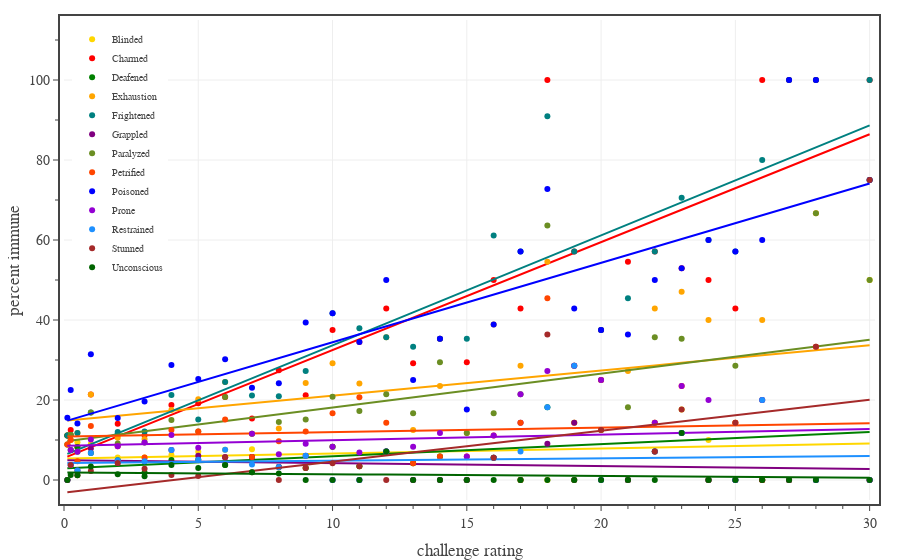

Source (notebook cell):
### Code cell
# Plots the percent of monsters immune to each condition as a function of their CR.
df1 = df0[df0['Category'].isin(['generic','legendary','unique']) & df0['CR'].between(1/8, 30)]
dfG = df1.groupby('CR').mean().reset_index()

conditions = CONDITIONS.copy()
colors = CONDITION_COLORS.copy()
i = conditions.index('Invisible')
conditions.pop(i); colors.pop(i)
i = conditions.index('Incapacitated')
conditions.pop(i); colors.pop(i)

fig = go.Figure()

for condition, color in zip(conditions, colors):
    # generate custom text
    cr_totals = df1.groupby('CR').count()['Book'].to_list()
    condition_totals = [int(x) for x in df1.groupby('CR').sum()[condition].to_list()]
    custom_text = [f'({i} out of {t})' for i, t in zip(condition_totals, cr_totals)]

    # plot data
    fig.add_trace(go.Scatter(
        x=dfG['CR'],
        y=100*dfG[condition],
        mode='markers', 
        line=dict(color=color, dash='solid'),
        line_shape='spline',
        unselected=dict(marker=dict(opacity=0.0)),
        showlegend=True,
        name=condition,
        legendgroup=condition,
        text=custom_text,
        hovertemplate=
            '<b>CR:</b> %{x}<br>'+
            '<b>Condition:</b> ' + condition + '<br>'+
            '<b>Immune:</b> %{y:.0f}% %{text}'+
            '<extra></extra>'
    ))

    # add fit line
    coefs = np.polyfit(dfG['CR'], 100*dfG[condition], 1)
    poly = np.poly1d(coefs)
    fig.add_trace(go.Scatter(
        x=dfG['CR'],
        y=poly(dfG['CR']),
        mode='lines', 
        line=dict(color=color, dash='solid'),
        unselected=dict(marker=dict(opacity=0.0)),
        showlegend=False,
        legendgroup=condition,
        legendgrouptitle_text='fit',
        hoverinfo='skip',
    ))

fig.update_layout(
    template=TFB_TEMPLATE,
    xaxis=dict(
        title_text='challenge rating',
        range=[0.0, 30.2],
        tick0=0, dtick=5,
        minor=dict(tick0=0, dtick=1),
    ),
    yaxis=dict(
        title_text='percent immune',
        range=[-5, 115],
        tick0=0, dtick=20,
        minor=dict(tick0=0, dtick=10),
    ),
    legend=dict(
        yanchor='top',  y=0.99,
        xanchor='left', x=0.01,
        orientation='v',
        tracegroupgap=0,
    )
)

fig.show(config=TFB_CONFIG)
if SAVEFIGS:
    file_name = f'./fig-condition-immunity-prob-vs-cr.html'
    fig.write_html(
        file_name, 
        include_plotlyjs=False, 
        full_html=False, 
        config=TFB_CONFIG
    )
    # add style to figure
    with open(file_name, 'r') as fin:
        fig_soup = BeautifulSoup(fin, 'html.parser')

    fig_soup.div['style'] = 'width:700px; min-width:50%; max-width:100%'
    with open(file_name, 'wb') as fout:
        fout.write(fig_soup.prettify('utf-8'))

### Figure 1 — Plotly figure (JSON) as saved in the notebook; plotly's stock layout.template omitted (floating-point values rounded to 4 significant figures)
{"data": [{"hovertemplate": "<b>CR:</b> %{x}<br><b>Condition:</b> Blinded<br><b>Immune:</b> %{y:.0f}% %{text}<extra></extra>", "legendgroup": "Blinded", "line": {"color": "gold", "dash": "solid", "shape": "spline"}, "mode": "markers", "name": "Blinded", "showlegend": true, "text": ["(5 out of 45)", "(8 out of 80)", "(8 out of 85)", "(8 out of 89)", "(8 out of 142)", "(6 out of 107)", "(5 out of 80)", "(7 out of 99)", "(4 out of 53)", "(4 out of 52)", "(2 out of 62)", "(1 out of 33)", "(2 out of 24)", "(1 out of 29)", "(1 out of 14)", "(1 out of 24)", "(1 out of 17)", "(0 out of 17)", "(1 out of 18)", "(0 out of 14)", "(0 out of 11)", "(1 out of 7)", "(0 out of 8)", "(0 out of 11)", "(2 out of 14)", "(3 out of 17)", "(1 out of 10)", "(0 out of 7)", "(0 out of 5)", "(0 out of 1)", "(0 out of 3)", "(2 out of 4)"], "type": "scatter", "unselected": {"marker": {"opacity": 0}}, "x": [0.125, 0.25, 0.5, 1, 2, 3, 4, 5, 6, 7, 8, 9, 10, 11, 12, 13, 14, 15, 16, 17, 18, 19, 20, 21, 22, 23, 24, 25, 26, 27, 28, 30], "y": [11.11, 10, 9.412, 8.989, 5.634, 5.607, 6.25, 7.071, 7.547, 7.692, 3.226, 3.03, 8.333, 3.448, 7.143, 4.167, 5.882, 0, 5.556, 0, 0, 14.29, 0, 0, 14.29, 17.65, 10, 0, 0, 0, 0, 50]}, {"hoverinfo": "skip", "legendgroup": "Blinded", "legendgrouptitle": {"text": "fit"}, "line": {"color": "gold", "dash": "solid"}, "mode": "lines", "showlegend": false, "type": "scatter", "unselected": {"marker": {"opacity": 0}}, "x": [0.125, 0.25, 0.5, 1, 2, 3, 4, 5, 6, 7, 8, 9, 10, 11, 12, 13, 14, 15, 16, 17, 18, 19, 20, 21, 22, 23, 24, 25, 26, 27, 28, 30], "y": [5.375, 5.391, 5.422, 5.485, 5.61, 5.736, 5.861, 5.987, 6.112, 6.238, 6.363, 6.489, 6.614, 6.74, 6.865, 6.991, 7.116, 7.241, 7.367, 7.492, 7.618, 7.743, 7.869, 7.994, 8.12, 8.245, 8.371, 8.496, 8.622, 8.747, 8.872, 9.123]}, {"hovertemplate": "<b>CR:</b> %{x}<br><b>Condition:</b> Charmed<br><b>Immune:</b> %{y:.0f}% %{text}<extra></extra>", "legendgroup": "Charmed", "line": {"color": "red", "dash": "solid", "shape": "spline"}, "mode": "markers", "name": "Charmed", "showlegend": true, "text": ["(5 out of 45)", "(10 out of 80)", "(7 out of 85)", "(19 out of 89)", "(20 out of 142)", "(12 out of 107)", "(15 out of 80)", "(19 out of 99)", "(11 out of 53)", "(8 out of 52)", "(17 out of 62)", "(7 out of 33)", "(9 out of 24)", "(10 out of 29)", "(6 out of 14)", "(7 out of 24)", "(6 out of 17)", "(5 out of 17)", "(9 out of 18)", "(6 out of 14)", "(11 out of 11)", "(4 out of 7)", "(3 out of 8)", "(6 out of 11)", "(8 out of 14)", "(9 out of 17)", "(5 out of 10)", "(3 out of 7)", "(5 out of 5)", "(1 out of 1)", "(3 out of 3)", "(4 out of 4)"], "type": "scatter", "unselected": {"marker": {"opacity": 0}}, "x": [0.125, 0.25, 0.5, 1, 2, 3, 4, 5, 6, 7, 8, 9, 10, 11, 12, 13, 14, 15, 16, 17, 18, 19, 20, 21, 22, 23, 24, 25, 26, 27, 28, 30], "y": [11.11, 12.5, 8.235, 21.35, 14.08, 11.21, 18.75, 19.19, 20.75, 15.38, 27.42, 21.21, 37.5, 34.48, 42.86, 29.17, 35.29, 29.41, 50, 42.86, 100, 57.14, 37.5, 54.55, 57.14, 52.94, 50, 42.86, 100, 100, 100, 100]}, {"hoverinfo": "skip", "legendgroup": "Charmed", "legendgrouptitle": {"text": "fit"}, "line": {"color": "red", "dash": "solid"}, "mode": "lines", "showlegend": false, "type": "scatter", "unselected": {"marker": {"opacity": 0}}, "x": [0.125, 0.25, 0.5, 1, 2, 3, 4, 5, 6, 7, 8, 9, 10, 11, 12, 13, 14, 15, 16, 17, 18, 19, 20, 21, 22, 23, 24, 25, 26, 27, 28, 30], "y": [5.859, 6.196, 6.871, 8.219, 10.92, 13.61, 16.31, 19.01, 21.7, 24.4, 27.1, 29.79, 32.49, 35.19, 37.88, 40.58, 43.28, 45.98, 48.67, 51.37, 54.07, 56.76, 59.46, 62.16, 64.85, 67.55, 70.25, 72.94, 75.64, 78.34, 81.03, 86.43]}, {"hovertemplate": "<b>CR:</b> %{x}<br><b>Condition:</b> Deafened<br><b>Immune:</b> %{y:.0f}% %{text}<extra></extra>", "legendgroup": "Deafened", "line": {"color": "green", "dash": "solid", "shape": "spline"}, "mode": "markers", "name": "Deafened", "showlegend": true, "text": ["(5 out of 45)", "(6 out of 80)", "(7 out of 85)", "(6 out of 89)", "(7 out of 142)", "(2 out of 107)", "(4 out of 80)", "(5 out of 99)", "(2 out of 53)", "(3 out of 52)", "(2 out of 62)", "(1 out of 33)", "(2 out of 24)", "(1 out of 29)", "(1 out of 14)", "(1 out of 24)", "(1 out of 17)", "(0 out of 17)", "(1 out of 18)", "(0 out of 14)", "(2 out of 11)", "(0 out of 7)", "(1 out of 8)", "(0 out of 11)", "(1 out of 14)", "(2 out of 17)", "(0 out of 10)", "(0 out of 7)", "(0 out of 5)", "(0 out of 1)", "(0 out of 3)", "(3 out of 4)"], "type": "scatter", "unselected": {"marker": {"opacity": 0}}, "x": [0.125, 0.25, 0.5, 1, 2, 3, 4, 5, 6, 7, 8, 9, 10, 11, 12, 13, 14, 15, 16, 17, 18, 19, 20, 21, 22, 23, 24, 25, 26, 27, 28, 30], "y": [11.11, 7.5, 8.235, 6.742, 4.93, 1.869, 5, 5.051, 3.774, 5.769, 3.226, 3.03, 8.333, 3.448, 7.143, 4.167, 5.882, 0, 5.556, 0, 18.18, 0, 12.5, 0, 7.143, 11.76, 0, 0, 0, 0, 0, 75]}, {"hoverinfo": "skip", "legendgroup": "Deafened", "legendgrouptitle": {"text": "fit"}, "line": {"color": "green", "dash": "solid"}, "mode": "lines", "showlegend": false, "type": "scatter", "unselected": {"marker": {"opacity": 0}}, "x": [0.125, 0.25, 0.5, 1, 2, 3, 4, 5, 6, 7, 8, 9, 10, 11, 12, 13, 14, 15, 16, 17, 18, 19, 20, 21, 22, 23, 24, 25, 26, 27, 28, 30], "y": [2.95, 2.988, 3.063, 3.214, 3.517, 3.82, 4.122, 4.425, 4.727, 5.03, 5.332, 5.635, 5.937, 6.24, 6.542, 6.845, 7.148, 7.45, 7.753, 8.055, 8.358, 8.66, 8.963, 9.265, 9.568, 9.87, 10.17, 10.48, 10.78, 11.08, 11.38, 11.99]}, {"hovertemplate": "<b>CR:</b> %{x}<br><b>Condition:</b> Exhaustion<br><b>Immune:</b> %{y:.0f}% %{text}<extra></extra>", "legendgroup": "Exhaustion", "line": {"color": "orange", "dash": "solid", "shape": "spline"}, "mode": "markers", "name": "Exhaustion", "showlegend": true, "text": ["(4 out of 45)", "(9 out of 80)", "(10 out of 85)", "(19 out of 89)", "(15 out of 142)", "(11 out of 107)", "(14 out of 80)", "(20 out of 99)", "(13 out of 53)", "(6 out of 52)", "(8 out of 62)", "(8 out of 33)", "(7 out of 24)", "(7 out of 29)", "(5 out of 14)", "(3 out of 24)", "(4 out of 17)", "(2 out of 17)", "(7 out of 18)", "(4 out of 14)", "(6 out of 11)", "(1 out of 7)", "(1 out of 8)", "(3 out of 11)", "(6 out of 14)", "(8 out of 17)", "(4 out of 10)", "(1 out of 7)", "(2 out of 5)", "(0 out of 1)", "(2 out of 3)", "(0 out of 4)"], "type": "scatter", "unselected": {"marker": {"opacity": 0}}, "x": [0.125, 0.25, 0.5, 1, 2, 3, 4, 5, 6, 7, 8, 9, 10, 11, 12, 13, 14, 15, 16, 17, 18, 19, 20, 21, 22, 23, 24, 25, 26, 27, 28, 30], "y": [8.889, 11.25, 11.76, 21.35, 10.56, 10.28, 17.5, 20.2, 24.53, 11.54, 12.9, 24.24, 29.17, 24.14, 35.71, 12.5, 23.53, 11.76, 38.89, 28.57, 54.55, 14.29, 12.5, 27.27, 42.86, 47.06, 40, 14.29, 40, 0, 66.67, 0]}, {"hoverinfo": "skip", "legendgroup": "Exhaustion", "legendgrouptitle": {"text": "fit"}, "line": {"color": "orange", "dash": "solid"}, "mode": "lines", "showlegend": false, "type": "scatter", "unselected": {"marker": {"opacity": 0}}, "x": [0.125, 0.25, 0.5, 1, 2, 3, 4, 5, 6, 7, 8, 9, 10, 11, 12, 13, 14, 15, 16, 17, 18, 19, 20, 21, 22, 23, 24, 25, 26, 27, 28, 30], "y": [14.88, 14.96, 15.12, 15.43, 16.06, 16.69, 17.32, 17.95, 18.58, 19.21, 19.84, 20.47, 21.1, 21.73, 22.36, 22.99, 23.62, 24.25, 24.88, 25.51, 26.14, 26.77, 27.39, 28.02, 28.65, 29.28, 29.91, 30.54, 31.17, 31.8, 32.43, 33.69]}, {"hovertemplate": "<b>CR:</b> %{x}<br><b>Condition:</b> Frightened<br><b>Immune:</b> %{y:.0f}% %{text}<extra></extra>", "legendgroup": "Frightened", "line": {"color": "teal", "dash": "solid", "shape": "spline"}, "mode": "markers", "name": "Frightened", "showlegend": true, "text": ["(5 out of 45)", "(9 out of 80)", "(10 out of 85)", "(15 out of 89)", "(17 out of 142)", "(13 out of 107)", "(17 out of 80)", "(15 out of 99)", "(13 out of 53)", "(11 out of 52)", "(13 out of 62)", "(9 out of 33)", "(10 out of 24)", "(11 out of 29)", "(5 out of 14)", "(8 out of 24)", "(6 out of 17)", "(6 out of 17)", "(11 out of 18)", "(8 out of 14)", "(10 out of 11)", "(4 out of 7)", "(3 out of 8)", "(5 out of 11)", "(8 out of 14)", "(12 out of 17)", "(6 out of 10)", "(4 out of 7)", "(4 out of 5)", "(1 out of 1)", "(3 out of 3)", "(4 out of 4)"], "type": "scatter", "unselected": {"marker": {"opacity": 0}}, "x": [0.125, 0.25, 0.5, 1, 2, 3, 4, 5, 6, 7, 8, 9, 10, 11, 12, 13, 14, 15, 16, 17, 18, 19, 20, 21, 22, 23, 24, 25, 26, 27, 28, 30], "y": [11.11, 11.25, 11.76, 16.85, 11.97, 12.15, 21.25, 15.15, 24.53, 21.15, 20.97, 27.27, 41.67, 37.93, 35.71, 33.33, 35.29, 35.29, 61.11, 57.14, 90.91, 57.14, 37.5, 45.45, 57.14, 70.59, 60, 57.14, 80, 100, 100, 100]}, {"hoverinfo": "skip", "legendgroup": "Frightened", "legendgrouptitle": {"text": "fit"}, "line": {"color": "teal", "dash": "solid"}, "mode": "lines", "showlegend": false, "type": "scatter", "unselected": {"marker": {"opacity": 0}}, "x": [0.125, 0.25, 0.5, 1, 2, 3, 4, 5, 6, 7, 8, 9, 10, 11, 12, 13, 14, 15, 16, 17, 18, 19, 20, 21, 22, 23, 24, 25, 26, 27, 28, 30], "y": [6.529, 6.872, 7.559, 8.934, 11.68, 14.43, 17.18, 19.93, 22.68, 25.43, 28.18, 30.92, 33.67, 36.42, 39.17, 41.92, 44.67, 47.42, 50.17, 52.91, 55.66, 58.41, 61.16, 63.91, 66.66, 69.41, 72.16, 74.9, 77.65, 80.4, 83.15, 88.65]}, {"hovertemplate": "<b>CR:</b> %{x}<br><b>Condition:</b> Grappled<br><b>Immune:</b> %{y:.0f}% %{text}<extra></extra>", "legendgroup": "Grappled", "line": {"color": "purple", "dash": "solid", "shape": "spline"}, "mode": "markers", "name": "Grappled", "showlegend": true, "text": ["(0 out of 45)", "(3 out of 80)", "(2 out of 85)", "(7 out of 89)", "(6 out of 142)", "(5 out of 107)", "(6 out of 80)", "(6 out of 99)", "(3 out of 53)", "(3 out of 52)", "(2 out of 62)", "(2 out of 33)", "(0 out of 24)", "(0 out of 29)", "(1 out of 14)", "(0 out of 24)", "(0 out of 17)", "(0 out of 17)", "(1 out of 18)", "(2 out of 14)", "(1 out of 11)", "(1 out of 7)", "(0 out of 8)", "(0 out of 11)", "(1 out of 14)", "(2 out of 17)", "(0 out of 10)", "(0 out of 7)", "(0 out of 5)", "(0 out of 1)", "(0 out of 3)", "(0 out of 4)"], "type": "scatter", "unselected": {"marker": {"opacity": 0}}, "x": [0.125, 0.25, 0.5, 1, 2, 3, 4, 5, 6, 7, 8, 9, 10, 11, 12, 13, 14, 15, 16, 17, 18, 19, 20, 21, 22, 23, 24, 25, 26, 27, 28, 30], "y": [0, 3.75, 2.353, 7.865, 4.225, 4.673, 7.5, 6.061, 5.66, 5.769, 3.226, 6.061, 0, 0, 7.143, 0, 0, 0, 5.556, 14.29, 9.091, 14.29, 0, 0, 7.143, 11.76, 0, 0, 0, 0, 0, 0]}, {"hoverinfo": "skip", "legendgroup": "Grappled", "legendgrouptitle": {"text": "fit"}, "line": {"color": "purple", "dash": "solid"}, "mode": "lines", "showlegend": false, "type": "scatter", "unselected": {"marker": {"opacity": 0}}, "x": [0.125, 0.25, 0.5, 1, 2, 3, 4, 5, 6, 7, 8, 9, 10, 11, 12, 13, 14, 15, 16, 17, 18, 19, 20, 21, 22, 23, 24, 25, 26, 27, 28, 30], "y": [4.962, 4.952, 4.934, 4.896, 4.821, 4.747, 4.672, 4.597, 4.522, 4.448, 4.373, 4.298, 4.223, 4.149, 4.074, 3.999, 3.924, 3.85, 3.775, 3.7, 3.625, 3.551, 3.476, 3.401, 3.326, 3.252, 3.177, 3.102, 3.027, 2.953, 2.878, 2.728]}, {"hovertemplate": "<b>CR:</b> %{x}<br><b>Condition:</b> Paralyzed<br><b>Immune:</b> %{y:.0f}% %{text}<extra></extra>", "legendgroup": "Paralyzed", "line": {"color": "olivedrab", "dash": "solid", "shape": "spline"}, "mode": "markers", "name": "Paralyzed", "showlegend": true, "text": ["(4 out of 45)", "(9 out of 80)", "(6 out of 85)", "(15 out of 89)", "(13 out of 142)", "(10 out of 107)", "(12 out of 80)", "(12 out of 99)", "(11 out of 53)", "(6 out of 52)", "(9 out of 62)", "(5 out of 33)", "(5 out of 24)", "(5 out of 29)", "(3 out of 14)", "(4 out of 24)", "(5 out of 17)", "(2 out of 17)", "(3 out of 18)", "(3 out of 14)", "(7 out of 11)", "(2 out of 7)", "(2 out of 8)", "(2 out of 11)", "(5 out of 14)", "(6 out of 17)", "(0 out of 10)", "(2 out of 7)", "(1 out of 5)", "(0 out of 1)", "(2 out of 3)", "(2 out of 4)"], "type": "scatter", "unselected": {"marker": {"opacity": 0}}, "x": [0.125, 0.25, 0.5, 1, 2, 3, 4, 5, 6, 7, 8, 9, 10, 11, 12, 13, 14, 15, 16, 17, 18, 19, 20, 21, 22, 23, 24, 25, 26, 27, 28, 30], "y": [8.889, 11.25, 7.059, 16.85, 9.155, 9.346, 15, 12.12, 20.75, 11.54, 14.52, 15.15, 20.83, 17.24, 21.43, 16.67, 29.41, 11.76, 16.67, 21.43, 63.64, 28.57, 25, 18.18, 35.71, 35.29, 0, 28.57, 20, 0, 66.67, 50]}, {"hoverinfo": "skip", "legendgroup": "Paralyzed", "legendgrouptitle": {"text": "fit"}, "line": {"color": "olivedrab", "dash": "solid"}, "mode": "lines", "showlegend": false, "type": "scatter", "unselected": {"marker": {"opacity": 0}}, "x": [0.125, 0.25, 0.5, 1, 2, 3, 4, 5, 6, 7, 8, 9, 10, 11, 12, 13, 14, 15, 16, 17, 18, 19, 20, 21, 22, 23, 24, 25, 26, 27, 28, 30], "y": [9.762, 9.868, 10.08, 10.5, 11.35, 12.19, 13.04, 13.89, 14.73, 15.58, 16.43, 17.27, 18.12, 18.97, 19.81, 20.66, 21.5, 22.35, 23.2, 24.04, 24.89, 25.74, 26.58, 27.43, 28.27, 29.12, 29.97, 30.81, 31.66, 32.51, 33.35, 35.04]}, {"hovertemplate": "<b>CR:</b> %{x}<br><b>Condition:</b> Petrified<br><b>Immune:</b> %{y:.0f}% %{text}<extra></extra>", "legendgroup": "Petrified", "line": {"color": "orangered", "dash": "solid", "shape": "spline"}, "mode": "markers", "name": "Petrified", "showlegend": true, "text": ["(4 out of 45)", "(8 out of 80)", "(4 out of 85)", "(12 out of 89)", "(12 out of 142)", "(6 out of 107)", "(10 out of 80)", "(12 out of 99)", "(8 out of 53)", "(3 out of 52)", "(6 out of 62)", "(4 out of 33)", "(4 out of 24)", "(6 out of 29)", "(2 out of 14)", "(1 out of 24)", "(1 out of 17)", "(1 out of 17)", "(2 out of 18)", "(2 out of 14)", "(5 out of 11)", "(2 out of 7)", "(2 out of 8)", "(0 out of 11)", "(2 out of 14)", "(4 out of 17)", "(0 out of 10)", "(1 out of 7)", "(0 out of 5)", "(0 out of 1)", "(1 out of 3)", "(0 out of 4)"], "type": "scatter", "unselected": {"marker": {"opacity": 0}}, "x": [0.125, 0.25, 0.5, 1, 2, 3, 4, 5, 6, 7, 8, 9, 10, 11, 12, 13, 14, 15, 16, 17, 18, 19, 20, 21, 22, 23, 24, 25, 26, 27, 28, 30], "y": [8.889, 10, 4.706, 13.48, 8.451, 5.607, 12.5, 12.12, 15.09, 5.769, 9.677, 12.12, 16.67, 20.69, 14.29, 4.167, 5.882, 5.882, 11.11, 14.29, 45.45, 28.57, 25, 0, 14.29, 23.53, 0, 14.29, 0, 0, 33.33, 0]}, {"hoverinfo": "skip", "legendgroup": "Petrified", "legendgrouptitle": {"text": "fit"}, "line": {"color": "orangered", "dash": "solid"}, "mode": "lines", "showlegend": false, "type": "scatter", "unselected": {"marker": {"opacity": 0}}, "x": [0.125, 0.25, 0.5, 1, 2, 3, 4, 5, 6, 7, 8, 9, 10, 11, 12, 13, 14, 15, 16, 17, 18, 19, 20, 21, 22, 23, 24, 25, 26, 27, 28, 30], "y": [10.86, 10.88, 10.91, 10.96, 11.07, 11.18, 11.3, 11.41, 11.52, 11.63, 11.74, 11.85, 11.96, 12.08, 12.19, 12.3, 12.41, 12.52, 12.63, 12.74, 12.85, 12.97, 13.08, 13.19, 13.3, 13.41, 13.52, 13.63, 13.74, 13.86, 13.97, 14.19]}, {"hovertemplate": "<b>CR:</b> %{x}<br><b>Condition:</b> Poisoned<br><b>Immune:</b> %{y:.0f}% %{text}<extra></extra>", "legendgroup": "Poisoned", "line": {"color": "blue", "dash": "solid", "shape": "spline"}, "mode": "markers", "name": "Poisoned", "showlegend": true, "text": ["(7 out of 45)", "(18 out of 80)", "(12 out of 85)", "(28 out of 89)", "(22 out of 142)", "(21 out of 107)", "(23 out of 80)", "(25 out of 99)", "(16 out of 53)", "(12 out of 52)", "(15 out of 62)", "(13 out of 33)", "(10 out of 24)", "(10 out of 29)", "(7 out of 14)", "(6 out of 24)", "(6 out of 17)", "(3 out of 17)", "(7 out of 18)", "(8 out of 14)", "(8 out of 11)", "(3 out of 7)", "(3 out of 8)", "(4 out of 11)", "(7 out of 14)", "(9 out of 17)", "(6 out of 10)", "(4 out of 7)", "(3 out of 5)", "(1 out of 1)", "(3 out of 3)", "(3 out of 4)"], "type": "scatter", "unselected": {"marker": {"opacity": 0}}, "x": [0.125, 0.25, 0.5, 1, 2, 3, 4, 5, 6, 7, 8, 9, 10, 11, 12, 13, 14, 15, 16, 17, 18, 19, 20, 21, 22, 23, 24, 25, 26, 27, 28, 30], "y": [15.56, 22.5, 14.12, 31.46, 15.49, 19.63, 28.75, 25.25, 30.19, 23.08, 24.19, 39.39, 41.67, 34.48, 50, 25, 35.29, 17.65, 38.89, 57.14, 72.73, 42.86, 37.5, 36.36, 50, 52.94, 60, 57.14, 60, 100, 100, 75]}, {"hoverinfo": "skip", "legendgroup": "Poisoned", "legendgrouptitle": {"text": "fit"}, "line": {"color": "blue", "dash": "solid"}, "mode": "lines", "showlegend": false, "type": "scatter", "unselected": {"marker": {"opacity": 0}}, "x": [0.125, 0.25, 0.5, 1, 2, 3, 4, 5, 6, 7, 8, 9, 10, 11, 12, 13, 14, 15, 16, 17, 18, 19, 20, 21, 22, 23, 24, 25, 26, 27, 28, 30], "y": [14.85, 15.1, 15.59, 16.59, 18.57, 20.56, 22.54, 24.53, 26.51, 28.49, 30.48, 32.46, 34.45, 36.43, 38.42, 40.4, 42.39, 44.37, 46.35, 48.34, 50.32, 52.31, 54.29, 56.28, 58.26, 60.25, 62.23, 64.22, 66.2, 68.18, 70.17, 74.14]}, {"hovertemplate": "<b>CR:</b> %{x}<br><b>Condition:</b> Prone<br><b>Immune:</b> %{y:.0f}% %{text}<extra></extra>", "legendgroup": "Prone", "line": {"color": "darkviolet", "dash": "solid", "shape": "spline"}, "mode": "markers", "name": "Prone", "showlegend": true, "text": ["(0 out of 45)", "(6 out of 80)", "(6 out of 85)", "(9 out of 89)", "(12 out of 142)", "(10 out of 107)", "(9 out of 80)", "(8 out of 99)", "(3 out of 53)", "(6 out of 52)", "(4 out of 62)", "(3 out of 33)", "(2 out of 24)", "(2 out of 29)", "(1 out of 14)", "(2 out of 24)", "(2 out of 17)", "(1 out of 17)", "(2 out of 18)", "(3 out of 14)", "(3 out of 11)", "(2 out of 7)", "(2 out of 8)", "(0 out of 11)", "(2 out of 14)", "(4 out of 17)", "(2 out of 10)", "(0 out of 7)", "(1 out of 5)", "(0 out of 1)", "(0 out of 3)", "(0 out of 4)"], "type": "scatter", "unselected": {"marker": {"opacity": 0}}, "x": [0.125, 0.25, 0.5, 1, 2, 3, 4, 5, 6, 7, 8, 9, 10, 11, 12, 13, 14, 15, 16, 17, 18, 19, 20, 21, 22, 23, 24, 25, 26, 27, 28, 30], "y": [0, 7.5, 7.059, 10.11, 8.451, 9.346, 11.25, 8.081, 5.66, 11.54, 6.452, 9.091, 8.333, 6.897, 7.143, 8.333, 11.76, 5.882, 11.11, 21.43, 27.27, 28.57, 25, 0, 14.29, 23.53, 20, 0, 20, 0, 0, 0]}, {"hoverinfo": "skip", "legendgroup": "Prone", "legendgrouptitle": {"text": "fit"}, "line": {"color": "darkviolet", "dash": "solid"}, "mode": "lines", "showlegend": false, "type": "scatter", "unselected": {"marker": {"opacity": 0}}, "x": [0.125, 0.25, 0.5, 1, 2, 3, 4, 5, 6, 7, 8, 9, 10, 11, 12, 13, 14, 15, 16, 17, 18, 19, 20, 21, 22, 23, 24, 25, 26, 27, 28, 30], "y": [8.55, 8.567, 8.602, 8.672, 8.812, 8.952, 9.091, 9.231, 9.371, 9.511, 9.65, 9.79, 9.93, 10.07, 10.21, 10.35, 10.49, 10.63, 10.77, 10.91, 11.05, 11.19, 11.33, 11.47, 11.61, 11.75, 11.89, 12.03, 12.17, 12.31, 12.45, 12.73]}, {"hovertemplate": "<b>CR:</b> %{x}<br><b>Condition:</b> Restrained<br><b>Immune:</b> %{y:.0f}% %{text}<extra></extra>", "legendgroup": "Restrained", "line": {"color": "dodgerblue", "dash": "solid", "shape": "spline"}, "mode": "markers", "name": "Restrained", "showlegend": true, "text": ["(0 out of 45)", "(3 out of 80)", "(2 out of 85)", "(6 out of 89)", "(7 out of 142)", "(5 out of 107)", "(6 out of 80)", "(5 out of 99)", "(4 out of 53)", "(2 out of 52)", "(2 out of 62)", "(2 out of 33)", "(0 out of 24)", "(0 out of 29)", "(1 out of 14)", "(0 out of 24)", "(0 out of 17)", "(0 out of 17)", "(1 out of 18)", "(1 out of 14)", "(2 out of 11)", "(2 out of 7)", "(0 out of 8)", "(0 out of 11)", "(1 out of 14)", "(2 out of 17)", "(0 out of 10)", "(0 out of 7)", "(1 out of 5)", "(0 out of 1)", "(0 out of 3)", "(0 out of 4)"], "type": "scatter", "unselected": {"marker": {"opacity": 0}}, "x": [0.125, 0.25, 0.5, 1, 2, 3, 4, 5, 6, 7, 8, 9, 10, 11, 12, 13, 14, 15, 16, 17, 18, 19, 20, 21, 22, 23, 24, 25, 26, 27, 28, 30], "y": [0, 3.75, 2.353, 6.742, 4.93, 4.673, 7.5, 5.051, 7.547, 3.846, 3.226, 6.061, 0, 0, 7.143, 0, 0, 0, 5.556, 7.143, 18.18, 28.57, 0, 0, 7.143, 11.76, 0, 0, 20, 0, 0, 0]}, {"hoverinfo": "skip", "legendgroup": "Restrained", "legendgrouptitle": {"text": "fit"}, "line": {"color": "dodgerblue", "dash": "solid"}, "mode": "lines", "showlegend": false, "type": "scatter", "unselected": {"marker": {"opacity": 0}}, "x": [0.125, 0.25, 0.5, 1, 2, 3, 4, 5, 6, 7, 8, 9, 10, 11, 12, 13, 14, 15, 16, 17, 18, 19, 20, 21, 22, 23, 24, 25, 26, 27, 28, 30], "y": [4.251, 4.258, 4.273, 4.302, 4.36, 4.418, 4.476, 4.534, 4.592, 4.65, 4.708, 4.767, 4.825, 4.883, 4.941, 4.999, 5.057, 5.115, 5.173, 5.231, 5.289, 5.348, 5.406, 5.464, 5.522, 5.58, 5.638, 5.696, 5.754, 5.812, 5.87, 5.987]}, {"hovertemplate": "<b>CR:</b> %{x}<br><b>Condition:</b> Stunned<br><b>Immune:</b> %{y:.0f}% %{text}<extra></extra>", "legendgroup": "Stunned", "line": {"color": "brown", "dash": "solid", "shape": "spline"}, "mode": "markers", "name": "Stunned", "showlegend": true, "text": ["(0 out of 45)", "(3 out of 80)", "(1 out of 85)", "(2 out of 89)", "(6 out of 142)", "(3 out of 107)", "(1 out of 80)", "(1 out of 99)", "(3 out of 53)", "(1 out of 52)", "(0 out of 62)", "(1 out of 33)", "(1 out of 24)", "(1 out of 29)", "(0 out of 14)", "(0 out of 24)", "(0 out of 17)", "(0 out of 17)", "(1 out of 18)", "(0 out of 14)", "(4 out of 11)", "(0 out of 7)", "(1 out of 8)", "(0 out of 11)", "(1 out of 14)", "(3 out of 17)", "(0 out of 10)", "(1 out of 7)", "(0 out of 5)", "(0 out of 1)", "(1 out of 3)", "(3 out of 4)"], "type": "scatter", "unselected": {"marker": {"opacity": 0}}, "x": [0.125, 0.25, 0.5, 1, 2, 3, 4, 5, 6, 7, 8, 9, 10, 11, 12, 13, 14, 15, 16, 17, 18, 19, 20, 21, 22, 23, 24, 25, 26, 27, 28, 30], "y": [0, 3.75, 1.176, 2.247, 4.225, 2.804, 1.25, 1.01, 5.66, 1.923, 0, 3.03, 4.167, 3.448, 0, 0, 0, 0, 5.556, 0, 36.36, 0, 12.5, 0, 7.143, 17.65, 0, 14.29, 0, 0, 33.33, 75]}, {"hoverinfo": "skip", "legendgroup": "Stunned", "legendgrouptitle": {"text": "fit"}, "line": {"color": "brown", "dash": "solid"}, "mode": "lines", "showlegend": false, "type": "scatter", "unselected": {"marker": {"opacity": 0}}, "x": [0.125, 0.25, 0.5, 1, 2, 3, 4, 5, 6, 7, 8, 9, 10, 11, 12, 13, 14, 15, 16, 17, 18, 19, 20, 21, 22, 23, 24, 25, 26, 27, 28, 30], "y": [-3.088, -2.991, -2.798, -2.41, -1.636, -0.8609, -0.08622, 0.6885, 1.463, 2.238, 3.012, 3.787, 4.562, 5.337, 6.111, 6.886, 7.661, 8.435, 9.21, 9.985, 10.76, 11.53, 12.31, 13.08, 13.86, 14.63, 15.41, 16.18, 16.96, 17.73, 18.51, 20.06]}, {"hovertemplate": "<b>CR:</b> %{x}<br><b>Condition:</b> Unconscious<br><b>Immune:</b> %{y:.0f}% %{text}<extra></extra>", "legendgroup": "Unconscious", "line": {"color": "darkgreen", "dash": "solid", "shape": "spline"}, "mode": "markers", "name": "Unconscious", "showlegend": true, "text": ["(0 out of 45)", "(1 out of 80)", "(1 out of 85)", "(3 out of 89)", "(2 out of 142)", "(1 out of 107)", "(3 out of 80)", "(3 out of 99)", "(2 out of 53)", "(1 out of 52)", "(1 out of 62)", "(0 out of 33)", "(0 out of 24)", "(0 out of 29)", "(1 out of 14)", "(0 out of 24)", "(0 out of 17)", "(0 out of 17)", "(0 out of 18)", "(0 out of 14)", "(0 out of 11)", "(0 out of 7)", "(0 out of 8)", "(0 out of 11)", "(0 out of 14)", "(2 out of 17)", "(0 out of 10)", "(0 out of 7)", "(0 out of 5)", "(0 out of 1)", "(0 out of 3)", "(0 out of 4)"], "type": "scatter", "unselected": {"marker": {"opacity": 0}}, "x": [0.125, 0.25, 0.5, 1, 2, 3, 4, 5, 6, 7, 8, 9, 10, 11, 12, 13, 14, 15, 16, 17, 18, 19, 20, 21, 22, 23, 24, 25, 26, 27, 28, 30], "y": [0, 1.25, 1.176, 3.371, 1.408, 0.9346, 3.75, 3.03, 3.774, 1.923, 1.613, 0, 0, 0, 7.143, 0, 0, 0, 0, 0, 0, 0, 0, 0, 0, 11.76, 0, 0, 0, 0, 0, 0]}, {"hoverinfo": "skip", "legendgroup": "Unconscious", "legendgrouptitle": {"text": "fit"}, "line": {"color": "darkgreen", "dash": "solid"}, "mode": "lines", "showlegend": false, "type": "scatter", "unselected": {"marker": {"opacity": 0}}, "x": [0.125, 0.25, 0.5, 1, 2, 3, 4, 5, 6, 7, 8, 9, 10, 11, 12, 13, 14, 15, 16, 17, 18, 19, 20, 21, 22, 23, 24, 25, 26, 27, 28, 30], "y": [1.879, 1.874, 1.863, 1.841, 1.797, 1.753, 1.709, 1.665, 1.621, 1.577, 1.534, 1.49, 1.446, 1.402, 1.358, 1.314, 1.27, 1.226, 1.183, 1.139, 1.095, 1.051, 1.007, 0.9632, 0.9193, 0.8754, 0.8315, 0.7876, 0.7438, 0.6999, 0.656, 0.5683]}], "layout": {"legend": {"orientation": "v", "tracegroupgap": 0, "x": 0.01, "xanchor": "left", "y": 0.99, "yanchor": "top"}, "xaxis": {"dtick": 5, "minor": {"dtick": 1, "tick0": 0}, "range": [0, 30.2], "tick0": 0, "title": {"text": "challenge rating"}}, "yaxis": {"dtick": 20, "minor": {"dtick": 10, "tick0": 0}, "range": [-5, 115], "tick0": 0, "title": {"text": "percent immune"}}}}
